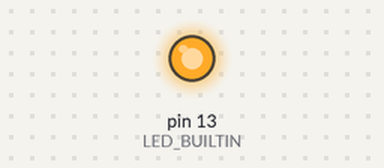
Simulated run of this sketch. Board: Arduino Uno, built with avr-gcc and run on an emulated ATmega328P. Shown: output pins drawn as LEDs (lit = HIGH).

Above: at 0.05 s.
Timing chart, 0 to 3.0 s (numbered marks = the images above):
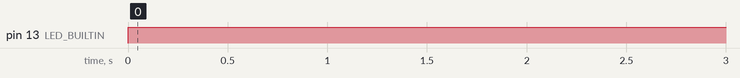

The sketch:

morse_code_blink.ino
```cpp
void setup() {
  // initialize digital pin LED_BUILTIN as an output.
  pinMode(LED_BUILTIN, OUTPUT);
}

void const blinkOn(const int d) // Turns on LED for duration d
{
  digitalWrite(LED_BUILTIN, HIGH); // send signal to turn voltage on HIGH for LED at LED_BUILTIN
  delay(d);
}

void const blinkOff(const int d) // Turns off LED for duration d
{
  digitalWrite(LED_BUILTIN, LOW); // send signal to turn voltage on LOW for LED at LED_BUILTIN
  delay(d);
}

void const blink(const int d) // Standard blink on and off for same duration
{
  blinkOn(d);
  blinkOff(d);
}

void const blink(const int d1, const int d2) // Overloaded function: programmable blink
{
  blinkOn(d1);
  blinkOff(d2);
}

// LETTER BLINK (in progress)
void const blink(int* letter, const int size)
{
  int ctr = 0;
  do
  {
    int *d = &letter[ctr];
    blink(*d);
    ++ctr;
  } while (ctr<size);
}

void loop() {
  // A in morse code is . - (a short blink, a short pause, a long blink, a long pause)
    const int sBlink = 100;
    const int lBlink = 300;

    const int A[2] = {sBlink,lBlink}; // define const A with morse code blinks
    const int B[3] = {lBlink, sBlink, sBlink};

    blink(*A, sizeof(A)/sizeof(A[0]));
    // blink(*B);
}
```

Measured:
- by itself, pin 13 (LED_BUILTIN): LOW → HIGH at 0.00 s
